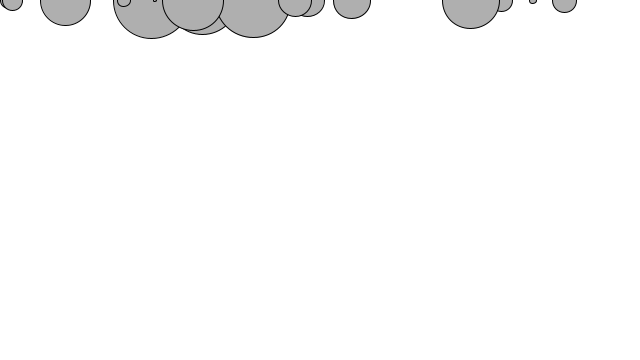
Frame 1 (no input)
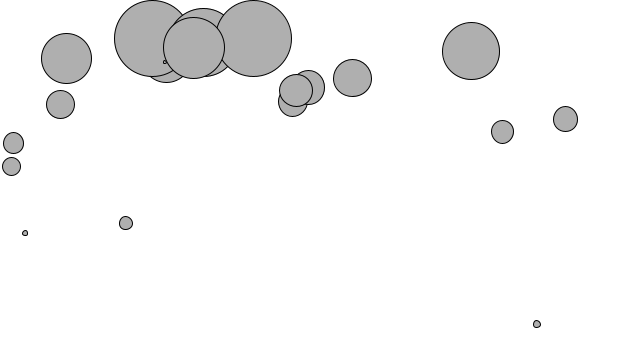
Frame 60 (the mouse pressed at the canvas centre just before this capture)
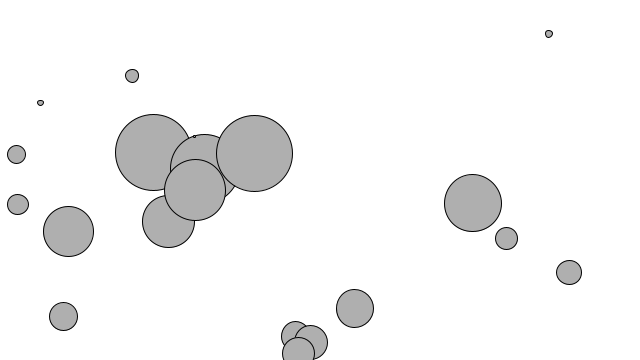
Frame 120 (the mouse held since frame 60 and released just before this capture)

The Processing sketch that drew these frames (run headless with seeded random() and noise(); from frame 60 on, the mouse is pressed at the canvas centre):

// Processing sketch: exercise_4
// ── exercise_4.pde
Mover[] movers;

void setup() {
  size(640, 360);

  movers = new Mover[20];

  for (int i = 0; i < movers.length; i++) {
    movers[i] = new Mover(random(0.1, 5), random(0, width), 0);
  }
}

void draw() {
  background(255);

  PVector wind = new PVector(0.001, 0);
  PVector gravity = new PVector(0, 0.1);

  for (int i = 0; i < movers.length; i++) {
    movers[i].applyForce(wind);
    movers[i].applyForce(gravity);

    pockets(i);
    movers[i].update();
    movers[i].display();
    movers[i].checkEdges();
  }
}

void pockets(int i) {
  float r = random(0, 1);
  if (r < 0.20) {
    pocket1(i);
  } else if (r < 0.40) {
    pocket2(i);
  }
}

void pocket1(int i) {
  float y = movers[i].location.y;
  if (y >= (height * 0.40) && y <= (height * 0.60)) {
    applyFriction(i, random(0.01, 0.1), -1);
  }
}

void pocket2(int i) {
  PVector loc = movers[i].location;
  if (loc.x >= (width * 0.95) &&
    loc.y >= (height * 0.90) &&
    loc.y <= (height * 0.95)) {
    applyFriction(i, random(0.01, 0.25), 1);
  }
}

void applyFriction(int i, float c, int dir) {
  PVector friction = movers[i].velocity.get();
  friction.mult(dir);
  friction.normalize();
  friction.mult(c);

  movers[i].applyForce(friction);
}
// ── Mover.pde
class Mover {

  PVector location;
  PVector velocity;
  PVector acceleration;
  float mass;

  Mover() {
    mass = 1;
    location = new PVector(width/2, height);
    velocity = new PVector(0, 0);
    acceleration = new PVector(0, 0.01);
  }

  Mover(float m, float x, float y) {
    mass = m;
    location = new PVector(x, y);
    velocity = new PVector(0, 0);
    acceleration = new PVector(0, 0);
  }

  void applyForce(PVector force) {
    PVector f = PVector.div(force, mass);
    acceleration.add(f);
  }

  void update() {
    velocity.add(acceleration);
    location.add(velocity);
    acceleration.mult(0);
  }

  void display() {
    stroke(0);
    fill(175);
    ellipse(location.x, location.y, mass*16, mass*16);
  }

  void checkEdges() {
    if (location.x > width) {
      location.x = width;
      velocity.x *= -1;
    } else if (location.x < 0) {
      velocity.x *= -1;
      location.x = 0;
    }

    if (location.y > height) {
      velocity.y *= -1;
      location.y = height;
    }
  }
}
